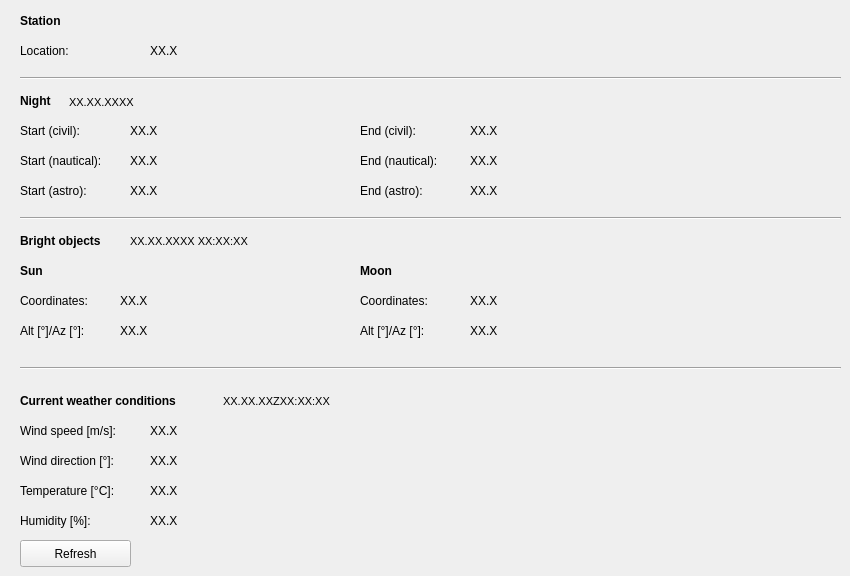
   <widget class="QWidget" name="weather">
    <attribute name="title">
     <string>Station</string>
    </attribute>
    <widget class="QPushButton" name="weatherDisplayRefresh">
     <property name="geometry">
      <rect>
       <x>20</x>
       <y>540</y>
       <width>111</width>
       <height>27</height>
      </rect>
     </property>
     <property name="text">
      <string>Refresh</string>
     </property>
    </widget>
    <widget class="QLabel" name="weatherHumidityValue">
     <property name="geometry">
      <rect>
       <x>150</x>
       <y>510</y>
       <width>41</width>
       <height>21</height>
      </rect>
     </property>
     <property name="font">
      <font>
       <weight>50</weight>
       <bold>false</bold>
      </font>
     </property>
     <property name="text">
      <string>XX.X</string>
     </property>
     <property name="alignment">
      <set>Qt::AlignLeading|Qt::AlignLeft|Qt::AlignVCenter</set>
     </property>
    </widget>
    <widget class="QLabel" name="weatherWindSpeedValue">
     <property name="geometry">
      <rect>
       <x>150</x>
       <y>420</y>
       <width>41</width>
       <height>21</height>
      </rect>
     </property>
     <property name="font">
      <font>
       <weight>50</weight>
       <bold>false</bold>
      </font>
     </property>
     <property name="text">
      <string>XX.X</string>
     </property>
     <property name="alignment">
      <set>Qt::AlignLeading|Qt::AlignLeft|Qt::AlignVCenter</set>
     </property>
    </widget>
    <widget class="QLabel" name="weatherTemperatureValue">
     <property name="geometry">
      <rect>
       <x>150</x>
       <y>480</y>
       <width>41</width>
       <height>21</height>
      </rect>
     </property>
     <property name="font">
      <font>
       <weight>50</weight>
       <bold>false</bold>
      </font>
     </property>
     <property name="text">
      <string>XX.X</string>
     </property>
     <property name="alignment">
      <set>Qt::AlignLeading|Qt::AlignLeft|Qt::AlignVCenter</set>
     </property>
    </widget>
    <widget class="QLabel" name="weatherConditions">
     <property name="geometry">
      <rect>
       <x>20</x>
       <y>390</y>
       <width>201</width>
       <height>21</height>
      </rect>
     </property>
     <property name="font">
      <font>
       <weight>75</weight>
       <bold>true</bold>
      </font>
     </property>
     <property name="text">
      <string>Current weather conditions</string>
     </property>
     <property name="alignment">
      <set>Qt::AlignLeading|Qt::AlignLeft|Qt::AlignVCenter</set>
     </property>
    </widget>
    <widget class="QLabel" name="weatherWindDirectionValue">
     <property name="geometry">
      <rect>
       <x>150</x>
       <y>450</y>
       <width>41</width>
       <height>21</height>
      </rect>
     </property>
     <property name="font">
      <font>
       <weight>50</weight>
       <bold>false</bold>
      </font>
     </property>
     <property name="text">
      <string>XX.X</string>
     </property>
     <property name="alignment">
      <set>Qt::AlignLeading|Qt::AlignLeft|Qt::AlignVCenter</set>
     </property>
    </widget>
    <widget class="QLabel" name="weatherWindSpeed">
     <property name="geometry">
      <rect>
       <x>20</x>
       <y>420</y>
       <width>131</width>
       <height>21</height>
      </rect>
     </property>
     <property name="font">
      <font>
       <weight>50</weight>
       <bold>false</bold>
      </font>
     </property>
     <property name="text">
      <string>Wind speed [m/s]:</string>
     </property>
     <property name="alignment">
      <set>Qt::AlignLeading|Qt::AlignLeft|Qt::AlignVCenter</set>
     </property>
    </widget>
    <widget class="QLabel" name="weatherWindDirection">
     <property name="geometry">
      <rect>
       <x>20</x>
       <y>450</y>
       <width>131</width>
       <height>21</height>
      </rect>
     </property>
     <property name="font">
      <font>
       <weight>50</weight>
       <bold>false</bold>
      </font>
     </property>
     <property name="text">
      <string>Wind direction [°]:</string>
     </property>
     <property name="alignment">
      <set>Qt::AlignLeading|Qt::AlignLeft|Qt::AlignVCenter</set>
     </property>
    </widget>
    <widget class="QLabel" name="weatherTemperature">
     <property name="geometry">
      <rect>
       <x>20</x>
       <y>480</y>
       <width>131</width>
       <height>21</height>
      </rect>
     </property>
     <property name="font">
      <font>
       <weight>50</weight>
       <bold>false</bold>
      </font>
     </property>
     <property name="text">
      <string>Temperature [°C]:</string>
     </property>
     <property name="alignment">
      <set>Qt::AlignLeading|Qt::AlignLeft|Qt::AlignVCenter</set>
     </property>
    </widget>
    <widget class="QLabel" name="weatherHumidity">
     <property name="geometry">
      <rect>
       <x>20</x>
       <y>510</y>
       <width>131</width>
       <height>21</height>
      </rect>
     </property>
     <property name="font">
      <font>
       <weight>50</weight>
       <bold>false</bold>
      </font>
     </property>
     <property name="text">
      <string>Humidity [%]:</string>
     </property>
     <property name="alignment">
      <set>Qt::AlignLeading|Qt::AlignLeft|Qt::AlignVCenter</set>
     </property>
    </widget>
    <widget class="QLabel" name="weatherLastUpdateValue">
     <property name="geometry">
      <rect>
       <x>220</x>
       <y>391</y>
       <width>201</width>
       <height>21</height>
      </rect>
     </property>
     <property name="font">
      <font>
       <pointsize>8</pointsize>
       <weight>50</weight>
       <bold>false</bold>
      </font>
     </property>
     <property name="text">
      <string> XX.XX.XXZXX:XX:XX</string>
     </property>
     <property name="alignment">
      <set>Qt::AlignLeading|Qt::AlignLeft|Qt::AlignVCenter</set>
     </property>
    </widget>
    <widget class="QLabel" name="siteLabel">
     <property name="geometry">
      <rect>
       <x>20</x>
       <y>10</y>
       <width>201</width>
       <height>21</height>
      </rect>
     </property>
     <property name="font">
      <font>
       <weight>75</weight>
       <bold>true</bold>
      </font>
     </property>
     <property name="text">
      <string>Station</string>
     </property>
     <property name="alignment">
      <set>Qt::AlignLeading|Qt::AlignLeft|Qt::AlignVCenter</set>
     </property>
    </widget>
    <widget class="QLabel" name="siteLocationValue">
     <property name="geometry">
      <rect>
       <x>150</x>
       <y>40</y>
       <width>521</width>
       <height>21</height>
      </rect>
     </property>
     <property name="font">
      <font>
       <weight>50</weight>
       <bold>false</bold>
      </font>
     </property>
     <property name="text">
      <string>XX.X</string>
     </property>
     <property name="alignment">
      <set>Qt::AlignLeading|Qt::AlignLeft|Qt::AlignVCenter</set>
     </property>
    </widget>
    <widget class="QLabel" name="siteLocation">
     <property name="geometry">
      <rect>
       <x>20</x>
       <y>40</y>
       <width>131</width>
       <height>21</height>
      </rect>
     </property>
     <property name="font">
      <font>
       <weight>50</weight>
       <bold>false</bold>
      </font>
     </property>
     <property name="text">
      <string>Location:</string>
     </property>
     <property name="alignment">
      <set>Qt::AlignLeading|Qt::AlignLeft|Qt::AlignVCenter</set>
     </property>
    </widget>
    <widget class="QLabel" name="nightLabel">
     <property name="geometry">
      <rect>
       <x>20</x>
       <y>90</y>
       <width>201</width>
       <height>21</height>
      </rect>
     </property>
     <property name="font">
      <font>
       <weight>75</weight>
       <bold>true</bold>
      </font>
     </property>
     <property name="text">
      <string>Night</string>
     </property>
     <property name="alignment">
      <set>Qt::AlignLeading|Qt::AlignLeft|Qt::AlignVCenter</set>
     </property>
    </widget>
    <widget class="QLabel" name="nightStartCivilValue">
     <property name="geometry">
      <rect>
       <x>130</x>
       <y>120</y>
       <width>181</width>
       <height>21</height>
      </rect>
     </property>
     <property name="font">
      <font>
       <weight>50</weight>
       <bold>false</bold>
      </font>
     </property>
     <property name="text">
      <string>XX.X</string>
     </property>
     <property name="alignment">
      <set>Qt::AlignLeading|Qt::AlignLeft|Qt::AlignVCenter</set>
     </property>
    </widget>
    <widget class="QLabel" name="nightStartCivil">
     <property name="geometry">
      <rect>
       <x>20</x>
       <y>120</y>
       <width>131</width>
       <height>21</height>
      </rect>
     </property>
     <property name="font">
      <font>
       <weight>50</weight>
       <bold>false</bold>
      </font>
     </property>
     <property name="text">
      <string>Start (civil):</string>
     </property>
     <property name="alignment">
      <set>Qt::AlignLeading|Qt::AlignLeft|Qt::AlignVCenter</set>
     </property>
    </widget>
    <widget class="QLabel" name="nightEndCivilValue">
     <property name="geometry">
      <rect>
       <x>470</x>
       <y>120</y>
       <width>181</width>
       <height>21</height>
      </rect>
     </property>
     <property name="font">
      <font>
       <weight>50</weight>
       <bold>false</bold>
      </font>
     </property>
     <property name="text">
      <string>XX.X</string>
     </property>
     <property name="alignment">
      <set>Qt::AlignLeading|Qt::AlignLeft|Qt::AlignVCenter</set>
     </property>
    </widget>
    <widget class="QLabel" name="nightEndCivil">
     <property name="geometry">
      <rect>
       <x>360</x>
       <y>120</y>
       <width>131</width>
       <height>21</height>
      </rect>
     </property>
     <property name="font">
      <font>
       <weight>50</weight>
       <bold>false</bold>
      </font>
     </property>
     <property name="text">
      <string>End (civil):</string>
     </property>
     <property name="alignment">
      <set>Qt::AlignLeading|Qt::AlignLeft|Qt::AlignVCenter</set>
     </property>
    </widget>
    <widget class="QLabel" name="nightStartNauticalValue">
     <property name="geometry">
      <rect>
       <x>130</x>
       <y>150</y>
       <width>181</width>
       <height>21</height>
      </rect>
     </property>
     <property name="font">
      <font>
       <weight>50</weight>
       <bold>false</bold>
      </font>
     </property>
     <property name="text">
      <string>XX.X</string>
     </property>
     <property name="alignment">
      <set>Qt::AlignLeading|Qt::AlignLeft|Qt::AlignVCenter</set>
     </property>
    </widget>
    <widget class="QLabel" name="nightEndNauticalValue">
     <property name="geometry">
      <rect>
       <x>470</x>
       <y>150</y>
       <width>181</width>
       <height>21</height>
      </rect>
     </property>
     <property name="font">
      <font>
       <weight>50</weight>
       <bold>false</bold>
      </font>
     </property>
     <property name="text">
      <string>XX.X</string>
     </property>
     <property name="alignment">
      <set>Qt::AlignLeading|Qt::AlignLeft|Qt::AlignVCenter</set>
     </property>
    </widget>
    <widget class="QLabel" name="nightStartNautical">
     <property name="geometry">
      <rect>
       <x>20</x>
       <y>150</y>
       <width>131</width>
       <height>21</height>
      </rect>
     </property>
     <property name="font">
      <font>
       <weight>50</weight>
       <bold>false</bold>
      </font>
     </property>
     <property name="text">
      <string>Start (nautical):</string>
     </property>
     <property name="alignment">
      <set>Qt::AlignLeading|Qt::AlignLeft|Qt::AlignVCenter</set>
     </property>
    </widget>
    <widget class="QLabel" name="nightEndNautical">
     <property name="geometry">
      <rect>
       <x>360</x>
       <y>150</y>
       <width>131</width>
       <height>21</height>
      </rect>
     </property>
     <property name="font">
      <font>
       <weight>50</weight>
       <bold>false</bold>
      </font>
     </property>
     <property name="text">
      <string>End (nautical):</string>
     </property>
     <property name="alignment">
      <set>Qt::AlignLeading|Qt::AlignLeft|Qt::AlignVCenter</set>
     </property>
    </widget>
    <widget class="QLabel" name="nightStartAstroValue">
     <property name="geometry">
      <rect>
       <x>130</x>
       <y>180</y>
       <width>181</width>
       <height>21</height>
      </rect>
     </property>
     <property name="font">
      <font>
       <weight>50</weight>
       <bold>false</bold>
      </font>
     </property>
     <property name="text">
      <string>XX.X</string>
     </property>
     <property name="alignment">
      <set>Qt::AlignLeading|Qt::AlignLeft|Qt::AlignVCenter</set>
     </property>
    </widget>
    <widget class="QLabel" name="nightStartAstro">
     <property name="geometry">
      <rect>
       <x>20</x>
       <y>180</y>
       <width>131</width>
       <height>21</height>
      </rect>
     </property>
     <property name="font">
      <font>
       <weight>50</weight>
       <bold>false</bold>
      </font>
     </property>
     <property name="text">
      <string>Start (astro):</string>
     </property>
     <property name="alignment">
      <set>Qt::AlignLeading|Qt::AlignLeft|Qt::AlignVCenter</set>
     </property>
    </widget>
    <widget class="QLabel" name="nightEndAstro">
     <property name="geometry">
      <rect>
       <x>360</x>
       <y>180</y>
       <width>131</width>
       <height>21</height>
      </rect>
     </property>
     <property name="font">
      <font>
       <weight>50</weight>
       <bold>false</bold>
      </font>
     </property>
     <property name="text">
      <string>End (astro):</string>
     </property>
     <property name="alignment">
      <set>Qt::AlignLeading|Qt::AlignLeft|Qt::AlignVCenter</set>
     </property>
    </widget>
    <widget class="QLabel" name="nightEndAstroValue">
     <property name="geometry">
      <rect>
       <x>470</x>
       <y>180</y>
       <width>181</width>
       <height>21</height>
      </rect>
     </property>
     <property name="font">
      <font>
       <weight>50</weight>
       <bold>false</bold>
      </font>
     </property>
     <property name="text">
      <string>XX.X</string>
     </property>
     <property name="alignment">
      <set>Qt::AlignLeading|Qt::AlignLeft|Qt::AlignVCenter</set>
     </property>
    </widget>
    <widget class="QLabel" name="brightLabel">
     <property name="geometry">
      <rect>
       <x>20</x>
       <y>230</y>
       <width>201</width>
       <height>21</height>
      </rect>
     </property>
     <property name="font">
      <font>
       <weight>75</weight>
       <bold>true</bold>
      </font>
     </property>
     <property name="text">
      <string>Bright objects</string>
     </property>
     <property name="alignment">
      <set>Qt::AlignLeading|Qt::AlignLeft|Qt::AlignVCenter</set>
     </property>
    </widget>
    <widget class="QLabel" name="sunCoordinatesValues">
     <property name="geometry">
      <rect>
       <x>120</x>
       <y>290</y>
       <width>261</width>
       <height>21</height>
      </rect>
     </property>
     <property name="font">
      <font>
       <weight>50</weight>
       <bold>false</bold>
      </font>
     </property>
     <property name="text">
      <string>XX.X</string>
     </property>
     <property name="alignment">
      <set>Qt::AlignLeading|Qt::AlignLeft|Qt::AlignVCenter</set>
     </property>
    </widget>
    <widget class="QLabel" name="sunCoordinates">
     <property name="geometry">
      <rect>
       <x>20</x>
       <y>290</y>
       <width>131</width>
       <height>21</height>
      </rect>
     </property>
     <property name="font">
      <font>
       <weight>50</weight>
       <bold>false</bold>
      </font>
     </property>
     <property name="text">
      <string>Coordinates:</string>
     </property>
     <property name="alignment">
      <set>Qt::AlignLeading|Qt::AlignLeft|Qt::AlignVCenter</set>
     </property>
    </widget>
    <widget class="QLabel" name="sunAltaz">
     <property name="geometry">
      <rect>
       <x>20</x>
       <y>320</y>
       <width>131</width>
       <height>21</height>
      </rect>
     </property>
     <property name="font">
      <font>
       <weight>50</weight>
       <bold>false</bold>
      </font>
     </property>
     <property name="text">
      <string>Alt [°]/Az [°]:</string>
     </property>
     <property name="alignment">
      <set>Qt::AlignLeading|Qt::AlignLeft|Qt::AlignVCenter</set>
     </property>
    </widget>
    <widget class="QLabel" name="sunAltazValue">
     <property name="geometry">
      <rect>
       <x>120</x>
       <y>320</y>
       <width>181</width>
       <height>21</height>
      </rect>
     </property>
     <property name="font">
      <font>
       <weight>50</weight>
       <bold>false</bold>
      </font>
     </property>
     <property name="text">
      <string>XX.X</string>
     </property>
     <property name="alignment">
      <set>Qt::AlignLeading|Qt::AlignLeft|Qt::AlignVCenter</set>
     </property>
    </widget>
    <widget class="Line" name="line_8">
     <property name="geometry">
      <rect>
       <x>20</x>
       <y>70</y>
       <width>821</width>
       <height>16</height>
      </rect>
     </property>
     <property name="orientation">
      <enum>Qt::Horizontal</enum>
     </property>
    </widget>
    <widget class="Line" name="line_9">
     <property name="geometry">
      <rect>
       <x>20</x>
       <y>210</y>
       <width>821</width>
       <height>16</height>
      </rect>
     </property>
     <property name="orientation">
      <enum>Qt::Horizontal</enum>
     </property>
    </widget>
    <widget class="Line" name="line_10">
     <property name="geometry">
      <rect>
       <x>20</x>
       <y>360</y>
       <width>821</width>
       <height>16</height>
      </rect>
     </property>
     <property name="orientation">
      <enum>Qt::Horizontal</enum>
     </property>
    </widget>
    <widget class="QLabel" name="sunLabel">
     <property name="geometry">
      <rect>
       <x>20</x>
       <y>260</y>
       <width>201</width>
       <height>21</height>
      </rect>
     </property>
     <property name="font">
      <font>
       <weight>75</weight>
       <bold>true</bold>
      </font>
     </property>
     <property name="text">
      <string>Sun</string>
     </property>
     <property name="alignment">
      <set>Qt::AlignLeading|Qt::AlignLeft|Qt::AlignVCenter</set>
     </property>
    </widget>
    <widget class="QLabel" name="sunMoon">
     <property name="geometry">
      <rect>
       <x>360</x>
       <y>260</y>
       <width>201</width>
       <height>21</height>
      </rect>
     </property>
     <property name="font">
      <font>
       <weight>75</weight>
       <bold>true</bold>
      </font>
     </property>
     <property name="text">
      <string>Moon</string>
     </property>
     <property name="alignment">
      <set>Qt::AlignLeading|Qt::AlignLeft|Qt::AlignVCenter</set>
     </property>
    </widget>
    <widget class="QLabel" name="moonAltazValue">
     <property name="geometry">
      <rect>
       <x>470</x>
       <y>320</y>
       <width>181</width>
       <height>21</height>
      </rect>
     </property>
     <property name="font">
      <font>
       <weight>50</weight>
       <bold>false</bold>
      </font>
     </property>
     <property name="text">
      <string>XX.X</string>
     </property>
     <property name="alignment">
      <set>Qt::AlignLeading|Qt::AlignLeft|Qt::AlignVCenter</set>
     </property>
    </widget>
    <widget class="QLabel" name="moonCoordinates">
     <property name="geometry">
      <rect>
       <x>360</x>
       <y>290</y>
       <width>131</width>
       <height>21</height>
      </rect>
     </property>
     <property name="font">
      <font>
       <weight>50</weight>
       <bold>false</bold>
      </font>
     </property>
     <property name="text">
      <string>Coordinates:</string>
     </property>
     <property name="alignment">
      <set>Qt::AlignLeading|Qt::AlignLeft|Qt::AlignVCenter</set>
     </property>
    </widget>
    <widget class="QLabel" name="moonAltaz">
     <property name="geometry">
      <rect>
       <x>360</x>
       <y>320</y>
       <width>131</width>
       <height>21</height>
      </rect>
     </property>
     <property name="font">
      <font>
       <weight>50</weight>
       <bold>false</bold>
      </font>
     </property>
     <property name="text">
      <string>Alt [°]/Az [°]:</string>
     </property>
     <property name="alignment">
      <set>Qt::AlignLeading|Qt::AlignLeft|Qt::AlignVCenter</set>
     </property>
    </widget>
    <widget class="QLabel" name="moonCoordinatesValues">
     <property name="geometry">
      <rect>
       <x>470</x>
       <y>290</y>
       <width>261</width>
       <height>21</height>
      </rect>
     </property>
     <property name="font">
      <font>
       <weight>50</weight>
       <bold>false</bold>
      </font>
     </property>
     <property name="text">
      <string>XX.X</string>
     </property>
     <property name="alignment">
      <set>Qt::AlignLeading|Qt::AlignLeft|Qt::AlignVCenter</set>
     </property>
    </widget>
    <widget class="QLabel" name="brightLastUpdateValue">
     <property name="geometry">
      <rect>
       <x>130</x>
       <y>231</y>
       <width>191</width>
       <height>20</height>
      </rect>
     </property>
     <property name="font">
      <font>
       <pointsize>8</pointsize>
       <weight>50</weight>
       <bold>false</bold>
      </font>
     </property>
     <property name="text">
      <string>XX.XX.XXXX XX:XX:XX</string>
     </property>
     <property name="alignment">
      <set>Qt::AlignLeading|Qt::AlignLeft|Qt::AlignVCenter</set>
     </property>
    </widget>
    <widget class="QLabel" name="nightLastUpdateValue">
     <property name="geometry">
      <rect>
       <x>69</x>
       <y>92</y>
       <width>331</width>
       <height>20</height>
      </rect>
     </property>
     <property name="font">
      <font>
       <pointsize>8</pointsize>
       <weight>50</weight>
       <bold>false</bold>
      </font>
     </property>
     <property name="text">
      <string>XX.XX.XXXX</string>
     </property>
     <property name="alignment">
      <set>Qt::AlignLeading|Qt::AlignLeft|Qt::AlignVCenter</set>
     </property>
    </widget>
   </widget>
